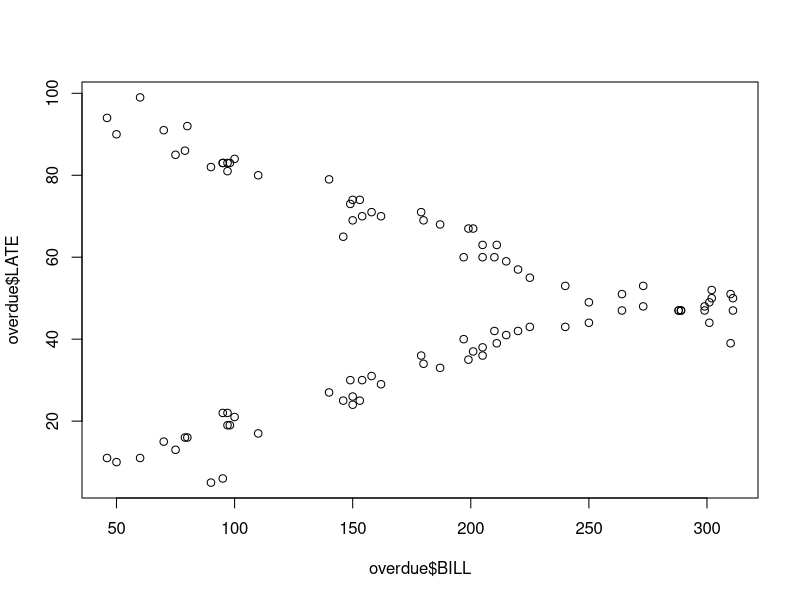
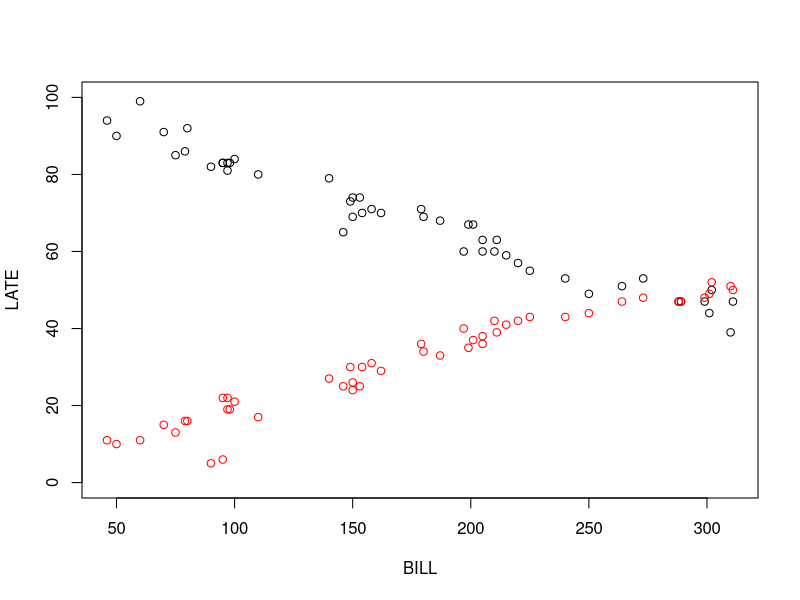
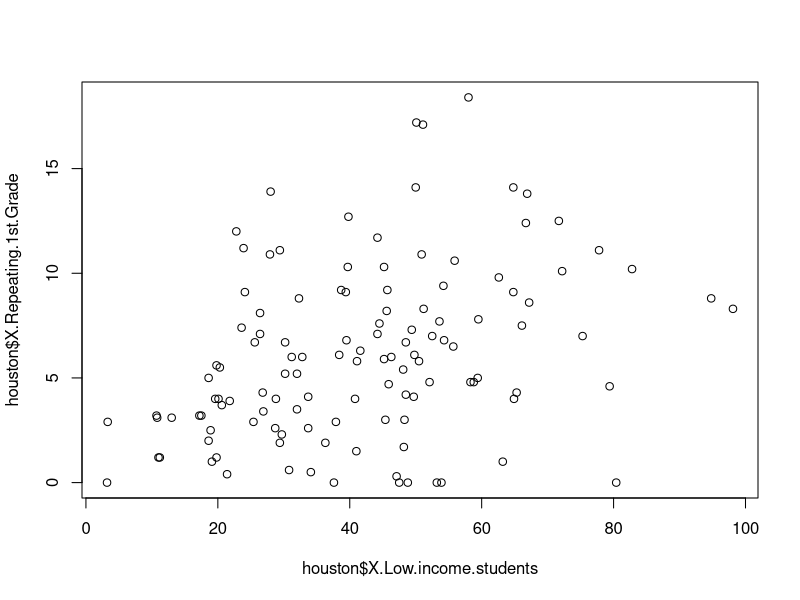
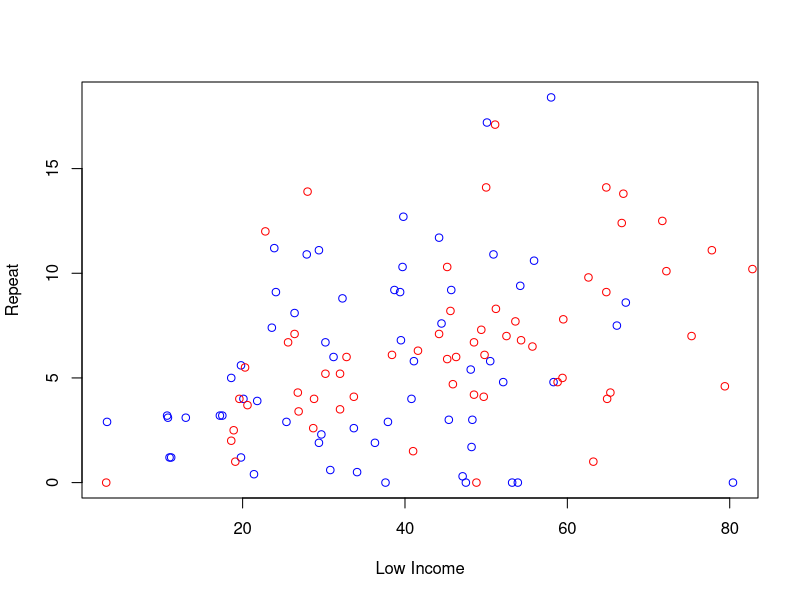

Recreate these plots in R, in order. (Note: this script raises an error after producing the figures.)
# QUESTION 4.1

profsal <- read.csv('../data/prof_sal_third_qu.csv', header=TRUE)
# here I just use 1/(numberof samples) as the weights
profsal$weights <- 1/profsal$sample
profsal

model.profsal <- lm(thirdq~years, data=profsal, weights=profsal$weights)
# lm seems to work just fine when passing in an additional vecor for weights
summary(model.profsal)
# so the weighted least squares model is:
# thirdq = 1,517.9*(years of experience) + 103,925.6 
six.years <- 1517.9*(6) + 103925.6
six.years
# the estimate for six years of experience is $113,003




# QUESTION 5.1
overdue <- read.table('../data/overdue.txt', header=TRUE)
overdue$type <- c(rep(1,48),rep(0,48))
head(overdue)

plot(x=overdue$BILL, y=overdue$LATE)
plot(overdue$BILL[overdue$type==0],overdue$LATE[overdue$type==0],col=c("black"),ylab="LATE",xlab="BILL",ylim=c(0, 100))
points(overdue$BILL[overdue$type==1],overdue$LATE[overdue$type==1],col=c("red"))
# visually, it looks like the type variable will play a role in the final model

model.all <- lm(LATE~BILL, data=overdue)
summary(model.all)
# without considering type, the R squared is very low, indicating that this is not a very good model when we only consider the bill amount

model.sep <-lm(LATE~BILL+type, data=overdue)
summary(model.sep)
# as a quick test to tell if the type variable will be significant, we add in the variable to the model.
# with an R squared of about .63, it is much better

# the test to check if there is a difference in the mean overdue dates based on the type of account 
model.anova <- lm(LATE~type, data=overdue)
anova(model.anova)
# the p value is much less than 0.05, so it is significant
# This means that the mean number of overdue days is not equal for commercial and residental




# QUESTION 5.2
houston <- read.csv("../data/HoustonChronicle.csv",header=TRUE)
head(houston)
plot(x=houston$X.Low.income.students, y=houston$X.Repeating.1st.Grade)
plot(houston$X.Low.income.students[houston$Year==1994],houston$X.Repeating.1st.Grade[houston$Year==1994],col=c("blue"),ylab="Repeat",xlab="Low Income")
points(houston$X.Low.income.students[houston$Year==2004],houston$X.Repeating.1st.Grade[houston$Year==2004],col=c("red"))
abline(model1)

# PART A
model1 <- lm(X.Repeating.1st.Grade ~ X.Low.income.students, data = houston)
summary(model1)
par(mfrow=c(2,2))
plot(model1)
# The fit appears good with a significant slope.

# PART B

